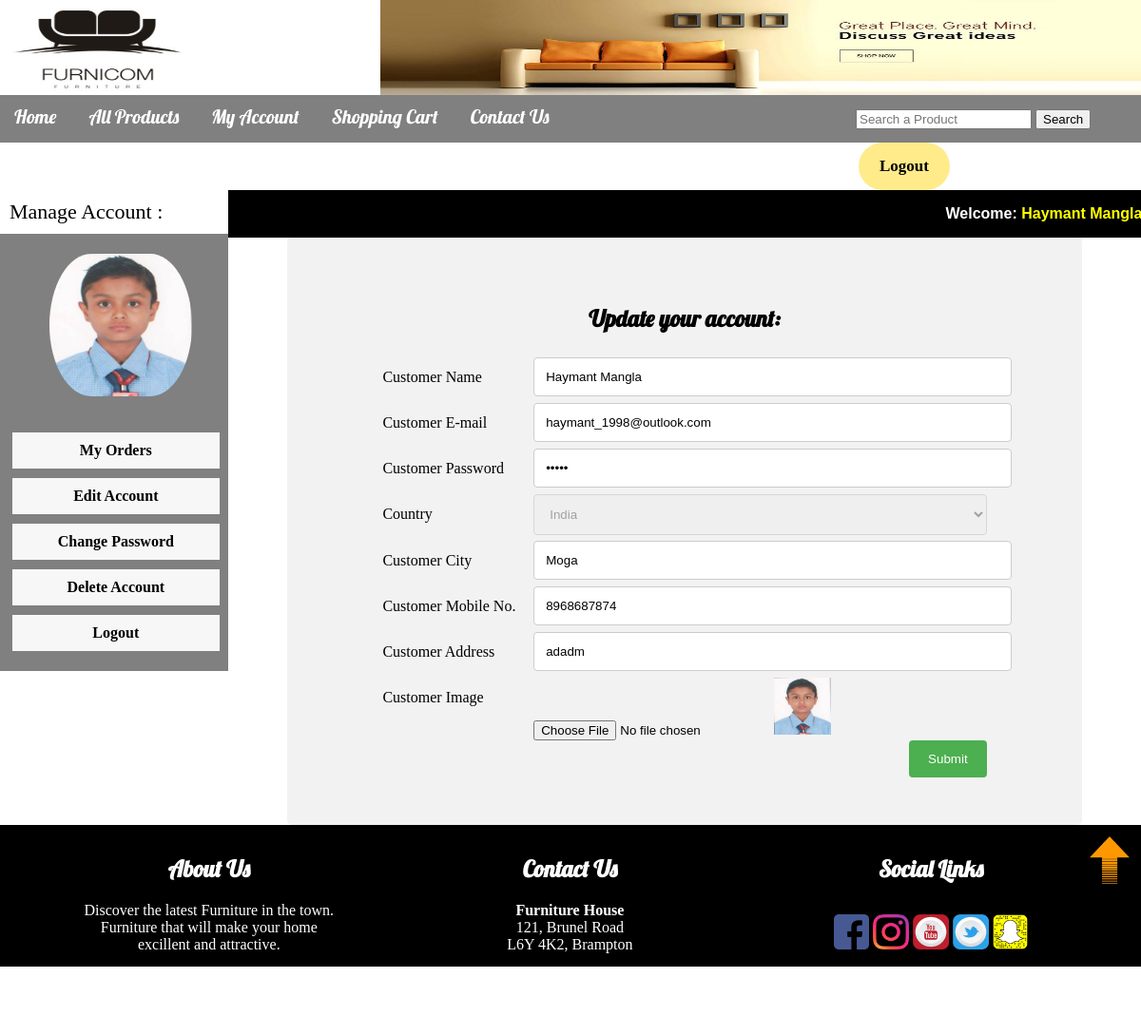
Screenshot of /customer/my_account.php?edit_account (signed in) with the database file from the repository.
### tables this page shows
CREATE TABLE `customers` (
  `customer_id` int(10) NOT NULL,
  `customer_name` varchar(100) NOT NULL,
  `customer_email` varchar(100) NOT NULL,
  `customer_pass` varchar(100) NOT NULL,
  `customer_country` text NOT NULL,
  `customer_city` text NOT NULL,
  `customer_contact` text NOT NULL,
  `customer_address` text NOT NULL,
  `customer_image` text NOT NULL,
  `customer_ip` varchar(255) NOT NULL
);

### customer/edit_account.php (the view, shortened to what this page needs)
<?php
include("includes/db.php");
if(isset($_GET['edit_account'])){
  $customer_email=$_SESSION['customer_email'];
  $get_customer="select * from customers where customer_email='$customer_email'";
  $run_customer=mysqli_query($con,$get_customer);
  $row=mysqli_fetch_array($run_customer);
  $name=$row['customer_name'];
  $email=$row['customer_email'];
  $pass=$row['customer_pass'];
  $country=$row['customer_country'];
  $city=$row['customer_city'];
  $contact=$row['customer_contact'];
  $address=$row['customer_address'];
  $image=$row['customer_image'];
}
 ?>
        <div class="container">
          <h2 align="center">Update your account:</h2>
                <form id="register_form" action="" method="post" enctype="multipart/form-data">
                <div class="row">
                  <div class="col-25">
                    <label for="fname">Customer Name</label>
                  </div>
                  <div class="col-75">
                    <input type="text" name="c_name" value="<?php echo $name; ?>">
                  </div>
                </div>
                <div class="row">
                  <div class="col-25">
                    <label for="lname">Customer E-mail</label>
                  </div>
                  <div class="col-75">
                    <input type="text" name="c_email" value="<?php echo $email; ?>">
                  </div>
                </div>
                <div class="row">
                  <div class="col-25">
                    <label for="lname">Customer Password</label>
                  </div>
                  <div class="col-75">
                    <input type="password" name="c_pass" value="<?php echo $pass; ?>">
                  </div>
                </div>
                <div class="row">
                  <div class="col-25">
                    <label for="country">Country</label>
                  </div>
                  <div class="col-75">
                    <select name="c_country" disabled>
                            <option value="<?php echo $country; ?>"><?php echo $country; ?></option>
                          </select>
                  </div>
                </div>
                <div class="row">
                  <div class="col-25">
                    <label for="lname">Customer City</label>
                  </div>
                  <div class="col-75">
                    <input type="text" name="c_city" value="<?php echo $city; ?>">
                  </div>
                </div>
                <div class="row">
                  <div class="col-25">
                    <label for="lname">Customer Mobile No.</label>
                  </div>
                  <div class="col-75">
                    <input type="text" name="c_contact" value="<?php echo $contact; ?>">
                  </div>
                </div>
                <div class="row">
                  <div class="col-25">
                    <label for="lname">Customer Address</label>
                  </div>
                  <div class="col-75">
                    <input type="text" name="c_address" value="<?php echo $address; ?>">
                  </div>
                </div>
                <div class="row">
                  <div class="col-25">
                    <label for="lname">Customer Image</label>
                  </div>
                  <div class="col-75">
                    <input type="file" name="c_image" size="60"><img src="customer_photos/<?php echo $image; ?>" width="60" height="60">
                  </div>
                </div>
                <div class="row">
                  <input type="submit" name="update_account" value="Submit">
                </div>
                </form>
              </div>

### customer/my_account.php (shortened to what this page needs)
<?php
include("includes/db.php");
include("header.php");
$customer_name = "";
 ?>
    <div class="content_wrapper">
        <div id="left_sidebar">
            <div id="sidebar_title"> Manage Account : </div>
            <ul id="cats">
              <?php
                if(isset($_SESSION['customer_email'])){
                  $customer_session=$_SESSION['customer_email'];
                  $get_customer_pic="select * from customers where customer_email='$customer_session'";
                  $run_customer=mysqli_query($con,$get_customer_pic);
                  $row_customer=mysqli_fetch_array($run_customer);
                  $customer_pic=$row_customer['customer_image'];
                  $customer_name=$row_customer['customer_name'];
                  echo "<img src='customer_photos/$customer_pic' width='150' height='150' >";
                }
               ?>
              <li><a href="my_account.php?my_orders">My Orders</a></li>
              <li><a href="my_account.php?edit_account">Edit Account</a></li>
              <li><a href="my_account.php?change_pass">Change Password</a></li>
              <li><a href="my_account.php?delete_account">Delete Account</a></li>
              <li><a href="../logout.php">Logout</a></li>
            </ul>
        </div>
        <div id="right_content">
            <div id="headline">
                <div id="headline_content">
                      <?php
                      if(!isset($_SESSION['customer_email'])){
                        echo "<b>Welcome: Guest  </b>";
                          echo "<a href='../checkout.php' style='color:rgb(223, 165, 51);'> Login</a>";
                      }
                        else {
                          echo "<b>Welcome: "."</b>"."<b style='color:yellow;'>".$customer_name."</b>";
                        }
                       ?>
                </div>
            </div>
            <div>
              <?php
                if(isset($_GET['edit_account']))
                {
                  include ("edit_account.php");
                }
               ?>
            </div>
        </div>
    </div>
  <?php include("footer.php"); ?>

### css/furniture.css (style rules this page uses)
body { background: white; margin: 0px; padding: 0px; }
#nav_menus a, h2 { font-family: 'Lobster', cursive; }
.content_wrapper { width: 100%; height: auto; background: #fff; float: left; }
#right_content { width: 80%; background: rgb(255, 255, 255); float: left; text-align: left; }
#left_sidebar { width: 20%; background: grey; float: left; }
#sidebar_title { background: #ffaa39; color: #fff; padding: 10px; font-size: 22px; font-family: "Palatino Linotype","Book Antique",Palastino,serif; float: left; width: 100%; margin-top: 0px; }
#cats { padding: 0px 0px; margin-top: 0px; width: 100%; float: left; }
#cats img { padding: 21px 52px; border-radius: 150px; }
#cats li { list-style:none;margin:8px; }
#cats li a { color: black; font-size: 16px; text-decoration: none; margin: 5px; background-color: #f7f7f7; width: 90%; float: left; padding: 10px 8px; font-weight:bold; }
#headline { background: black; color: white; height: 28px; width: 99%; padding: 11px; float: left; }
#headline_content { float: right; line-height: 27px; font-family: Poppins-Regular, sans-serif !important; }
#register_form input[type=text], #register_form input[type=password],#register_form select,#register_form textarea { width: 100%; padding: 12px; border: 1px solid #ccc; border-radius: 4px; resize: vertical; }
#register_form label { padding: 12px 12px 12px 0; display: inline-block; }
#register_form input[type=submit] { background-color: #4CAF50; color: white; padding: 12px 20px; border: none; border-radius: 4px; cursor: pointer; float: right; }
.container { border-radius: 5px; background-color: #f2f2f2; padding-right: 100px; padding-left: 100px; padding-top: 50px; padding-bottom: 50px; box-sizing: border-box; text-align: -webkit-match-parent; }
.col-25 { float: left; width: 25%; margin-top: 6px; }
.col-75 { float: left; width: 75%; margin-top: 6px; }
.row:after { content: ""; display: table; clear: both; }

### css/style.css (style rules this page uses)
#sidebar_title { background:white; color: black; padding:10px; font-size:22px; font-family:"Palatino Linotype","Book Antique",Palastino,serif; }
#nav_menus a, h2 { font-family: 'Lobster', cursive; }
.container { width: 87%; margin: 0 auto; overflow: hidden; }

### css/login.css (style rules this page uses)
a:link { text-decoration: none; text-align: center; }

### rows the page displays
customers: customer_image (picture), customer_name "Haymant Mangla", c_name "Haymant Mangla", c_email "haymant_1998@outlook.com", c_country "India", c_city "Moga", c_contact "8968687874", c_address "adadm"
